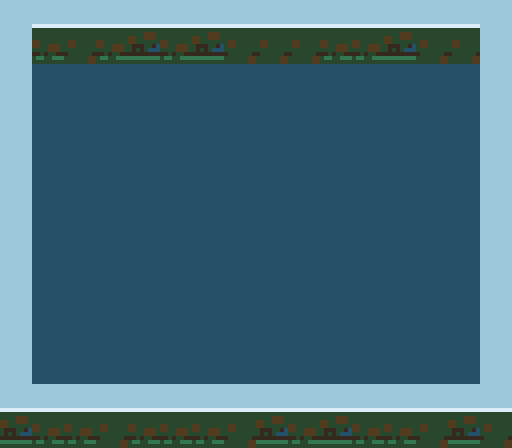

This game map was drawn from its Tiled (.tmx) file and the tilesets committed beside it. A one-line description and the full map source follow:
An orthogonal 16x14 tile map with 32x32 px tiles, 7 tile layers (Background, Walls, Enemy, Up, ...).

<map version="1.0" tiledversion="1.1.5" orientation="orthogonal" renderorder="right-down" width="16" height="14" tilewidth="32" tileheight="32" infinite="0" nextobjectid="1">
 <tileset firstgid="1" name="Itch_32" tilewidth="32" tileheight="32" tilecount="1666" columns="34">
  <image source="Online/Itch_32.png" trans="ff00ff" width="1088" height="1568" />
 </tileset>
 <layer name="Background" width="16" height="14">
  <data encoding="csv">
1093,1093,1093,1093,1093,1093,1093,1173,1173,1093,1093,1093,1093,1093,1093,997,
1093,1172,1172,1172,1172,1172,1172,1172,1172,1172,1172,1172,1172,1172,1173,997,
1093,1172,1172,1172,1172,1172,1172,1172,1172,1172,1172,1172,1172,1172,1173,997,
1093,1172,1172,1172,1172,1172,1172,1172,1172,1172,1172,1172,1172,1172,1173,997,
1093,1172,1172,1172,1172,1172,1172,1172,1172,1172,1172,1172,1172,1172,1173,997,
1093,1172,1172,1172,1172,1172,1172,1172,1172,1172,1172,1172,1172,1172,1173,997,
1173,1172,1172,1172,1172,1172,1172,1172,1172,1172,1172,1172,1172,1172,1173,1173,
1173,1172,1172,1172,1172,1172,1172,1172,1172,1172,1172,1172,1172,1172,1173,1173,
1093,1172,1172,1172,1172,1172,1172,1172,1172,1172,1172,1172,1172,1172,1173,997,
1093,1172,1172,1172,1172,1172,1172,1172,1172,1172,1172,1172,1172,1172,1173,997,
1093,1172,1172,1172,1172,1172,1172,1172,1172,1172,1172,1172,1172,1172,1173,997,
1093,1172,1172,1172,1172,1172,1172,1172,1172,1172,1172,1172,1172,1172,1173,997,
1093,1093,1093,1093,1093,1093,1093,1173,1173,1093,1093,1093,1093,1093,1093,997,
37,37,37,37,37,37,37,1173,1173,37,37,37,37,37,37,997
</data>
 </layer>
 <layer name="Walls" width="16" height="14">
  <data encoding="csv">
1062,1063,1063,1063,1063,1063,1063,0,0,1063,1063,1063,1063,1063,1066,1062,
1062,1107,1098,1107,1105,1099,1105,0,0,1102,1099,1099,1100,1108,1274,1062,
1062,0,0,0,0,0,0,0,0,0,0,0,0,0,0,1062,
1062,0,0,0,0,0,0,0,0,0,0,0,0,0,0,1062,
1068,0,0,0,0,0,0,0,0,0,0,0,0,0,0,1068,
1274,0,0,0,0,0,0,0,0,0,0,0,0,0,0,1273,
0,0,0,0,0,0,0,0,0,0,0,0,0,0,0,0,
0,0,0,0,0,0,0,0,0,0,0,0,0,0,0,0,
1062,0,0,0,0,0,0,0,0,0,0,0,0,0,0,1062,
1062,0,0,0,0,0,0,0,0,0,0,0,0,0,0,1062,
1062,0,0,0,0,0,0,0,0,0,0,0,0,0,0,1062,
1062,0,0,0,0,0,0,0,0,0,0,0,0,0,0,1062,
1063,1063,1063,1063,1063,1063,1063,0,0,1063,1063,1063,1063,1063,1063,1239,
1100,1101,1099,1098,1107,1099,1099,0,0,1099,1106,1107,1104,1102,1106,1098
</data>
 </layer>
 <layer name="Enemy" width="16" height="14">
  <data encoding="csv">
0,0,0,0,0,0,0,0,0,0,0,0,0,0,0,0,
0,0,0,0,0,0,0,0,0,0,0,0,0,0,0,0,
0,0,0,0,0,0,0,0,0,0,0,0,0,0,0,0,
0,0,0,0,0,0,0,0,0,0,0,0,0,0,0,0,
0,0,0,0,0,0,0,0,0,0,0,0,0,0,0,0,
0,0,0,0,0,0,0,0,0,0,0,0,0,0,0,0,
0,0,0,0,0,0,0,0,0,0,0,0,0,0,0,0,
0,0,0,0,0,0,0,0,0,0,0,0,0,0,0,0,
0,0,0,0,0,0,0,0,0,0,0,0,0,0,0,0,
0,0,0,0,0,0,0,0,0,0,0,0,0,0,0,0,
0,0,0,0,0,0,0,0,0,0,0,0,0,0,0,0,
0,0,0,0,0,0,0,0,0,0,0,0,0,0,0,0,
0,0,0,0,0,0,0,0,0,0,0,0,0,0,0,0,
0,0,0,0,0,0,0,0,0,0,0,0,0,0,0,0
</data>
 </layer>
 <layer name="Up" width="16" height="14">
  <data encoding="csv">
0,0,0,0,0,0,0,1065,1065,0,0,0,0,0,0,0,
0,0,0,0,0,0,0,1102,1098,0,0,0,0,0,0,0,
0,0,0,0,0,0,0,0,0,0,0,0,0,0,0,0,
0,0,0,0,0,0,0,0,0,0,0,0,0,0,0,0,
0,0,0,0,0,0,0,0,0,0,0,0,0,0,0,0,
0,0,0,0,0,0,0,0,0,0,0,0,0,0,0,0,
0,0,0,0,0,0,0,0,0,0,0,0,0,0,0,0,
0,0,0,0,0,0,0,0,0,0,0,0,0,0,0,0,
0,0,0,0,0,0,0,0,0,0,0,0,0,0,0,0,
0,0,0,0,0,0,0,0,0,0,0,0,0,0,0,0,
0,0,0,0,0,0,0,0,0,0,0,0,0,0,0,0,
0,0,0,0,0,0,0,0,0,0,0,0,0,0,0,0,
0,0,0,0,0,0,0,0,0,0,0,0,0,0,0,0,
0,0,0,0,0,0,0,0,0,0,0,0,0,0,0,0
</data>
 </layer>
 <layer name="Down" width="16" height="14">
  <data encoding="csv">
0,0,0,0,0,0,0,0,0,0,0,0,0,0,0,0,
0,0,0,0,0,0,0,0,0,0,0,0,0,0,0,0,
0,0,0,0,0,0,0,0,0,0,0,0,0,0,0,0,
0,0,0,0,0,0,0,0,0,0,0,0,0,0,0,0,
0,0,0,0,0,0,0,0,0,0,0,0,0,0,0,0,
0,0,0,0,0,0,0,0,0,0,0,0,0,0,0,0,
0,0,0,0,0,0,0,0,0,0,0,0,0,0,0,0,
0,0,0,0,0,0,0,0,0,0,0,0,0,0,0,0,
0,0,0,0,0,0,0,0,0,0,0,0,0,0,0,0,
0,0,0,0,0,0,0,0,0,0,0,0,0,0,0,0,
0,0,0,0,0,0,0,0,0,0,0,0,0,0,0,0,
0,0,0,0,0,0,0,0,0,0,0,0,0,0,0,0,
0,0,0,0,0,0,0,1063,1063,0,0,0,0,0,0,0,
0,0,0,0,0,0,0,1103,1105,0,0,0,0,0,0,0
</data>
 </layer>
 <layer name="Left" width="16" height="14">
  <data encoding="csv">
0,0,0,0,0,0,0,0,0,0,0,0,0,0,0,0,
0,0,0,0,0,0,0,0,0,0,0,0,0,0,0,0,
0,0,0,0,0,0,0,0,0,0,0,0,0,0,0,0,
0,0,0,0,0,0,0,0,0,0,0,0,0,0,0,0,
1062,0,0,0,0,0,0,0,0,0,0,0,0,0,0,0,
1062,0,0,0,0,0,0,0,0,0,0,0,0,0,0,0,
1062,0,0,0,0,0,0,0,0,0,0,0,0,0,0,0,
1062,0,0,0,0,0,0,0,0,0,0,0,0,0,0,0,
0,0,0,0,0,0,0,0,0,0,0,0,0,0,0,0,
0,0,0,0,0,0,0,0,0,0,0,0,0,0,0,0,
0,0,0,0,0,0,0,0,0,0,0,0,0,0,0,0,
0,0,0,0,0,0,0,0,0,0,0,0,0,0,0,0,
0,0,0,0,0,0,0,0,0,0,0,0,0,0,0,0,
0,0,0,0,0,0,0,0,0,0,0,0,0,0,0,0
</data>
 </layer>
 <layer name="Right" width="16" height="14">
  <data encoding="csv">
0,0,0,0,0,0,0,0,0,0,0,0,0,0,0,0,
0,0,0,0,0,0,0,0,0,0,0,0,0,0,0,0,
0,0,0,0,0,0,0,0,0,0,0,0,0,0,0,0,
0,0,0,0,0,0,0,0,0,0,0,0,0,0,0,0,
0,0,0,0,0,0,0,0,0,0,0,0,0,0,0,1062,
0,0,0,0,0,0,0,0,0,0,0,0,0,0,0,1062,
0,0,0,0,0,0,0,0,0,0,0,0,0,0,0,1062,
0,0,0,0,0,0,0,0,0,0,0,0,0,0,0,1062,
0,0,0,0,0,0,0,0,0,0,0,0,0,0,0,0,
0,0,0,0,0,0,0,0,0,0,0,0,0,0,0,0,
0,0,0,0,0,0,0,0,0,0,0,0,0,0,0,0,
0,0,0,0,0,0,0,0,0,0,0,0,0,0,0,0,
0,0,0,0,0,0,0,0,0,0,0,0,0,0,0,0,
0,0,0,0,0,0,0,0,0,0,0,0,0,0,0,0
</data>
 </layer>
</map>
